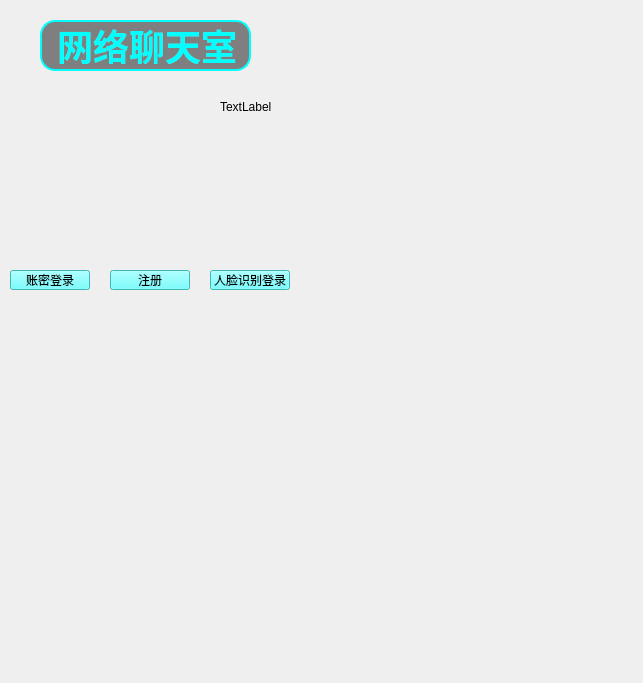
<?xml version="1.0" encoding="UTF-8"?>
<ui version="4.0">
 <class>login</class>
 <widget class="QWidget" name="login">
  <property name="geometry">
   <rect>
    <x>0</x>
    <y>0</y>
    <width>643</width>
    <height>683</height>
   </rect>
  </property>
  <property name="minimumSize">
   <size>
    <width>0</width>
    <height>0</height>
   </size>
  </property>
  <property name="windowTitle">
   <string>Form</string>
  </property>
  <property name="styleSheet">
   <string notr="true"/>
  </property>
  <widget class="QLabel" name="image_label">
   <property name="geometry">
    <rect>
     <x>90</x>
     <y>110</y>
     <width>100</width>
     <height>100</height>
    </rect>
   </property>
   <property name="text">
    <string/>
   </property>
   <property name="pixmap">
    <pixmap resource="image.qrc">:/new/prefix1/image/head_image.png</pixmap>
   </property>
   <property name="scaledContents">
    <bool>true</bool>
   </property>
  </widget>
  <widget class="QPushButton" name="password_pushBtn">
   <property name="geometry">
    <rect>
     <x>10</x>
     <y>270</y>
     <width>80</width>
     <height>20</height>
    </rect>
   </property>
   <property name="styleSheet">
    <string notr="true">QPushButton
{
    background-color:rgb(85,255,255);
}</string>
   </property>
   <property name="text">
    <string>账密登录</string>
   </property>
  </widget>
  <widget class="QPushButton" name="sign_pushBtn">
   <property name="geometry">
    <rect>
     <x>110</x>
     <y>270</y>
     <width>80</width>
     <height>20</height>
    </rect>
   </property>
   <property name="styleSheet">
    <string notr="true">QPushButton
{
    background-color:rgb(85,255,255);
}</string>
   </property>
   <property name="text">
    <string>注册</string>
   </property>
  </widget>
  <widget class="QPushButton" name="face_pushBtn">
   <property name="geometry">
    <rect>
     <x>210</x>
     <y>270</y>
     <width>80</width>
     <height>20</height>
    </rect>
   </property>
   <property name="styleSheet">
    <string notr="true">QPushButton
{
    background-color:rgb(85,255,255);
}</string>
   </property>
   <property name="text">
    <string>人脸识别登录</string>
   </property>
  </widget>
  <widget class="QLabel" name="title_label">
   <property name="geometry">
    <rect>
     <x>40</x>
     <y>20</y>
     <width>211</width>
     <height>51</height>
    </rect>
   </property>
   <property name="styleSheet">
    <string notr="true">QLabel
{
    color: rgb(0,255,255);
    font-size: 36px;
    font-weight:bold;
    font-family:&quot;Microsoft YaHei&quot;;

    background-color:rgba(0,0,0,120);

    border:2px solid rgb(0,255,255);
    border-radius:15px;

    padding:5px;
}</string>
   </property>
   <property name="text">
    <string>网络聊天室</string>
   </property>
  </widget>
  <widget class="QLabel" name="background_label">
   <property name="geometry">
    <rect>
     <x>220</x>
     <y>71</y>
     <width>54</width>
     <height>71</height>
    </rect>
   </property>
   <property name="text">
    <string>TextLabel</string>
   </property>
  </widget>
 </widget>
 <resources>
  <include location="image.qrc"/>
 </resources>
 <connections/>
</ui>
